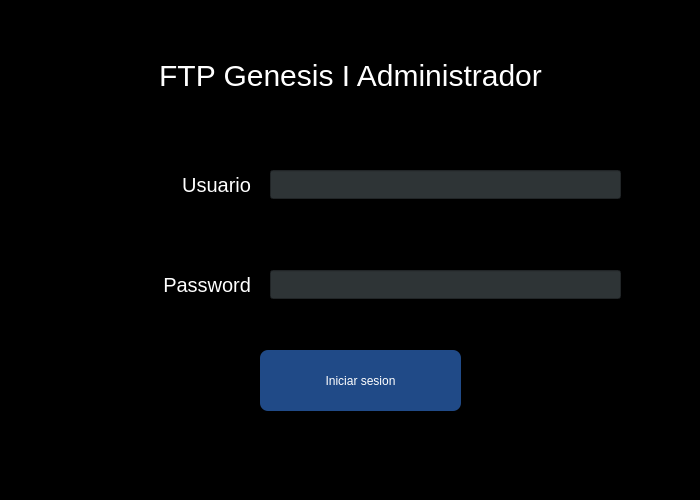
<?xml version="1.0" encoding="UTF-8"?>
<ui version="4.0">
 <class>MainWindow</class>
 <widget class="QMainWindow" name="MainWindow">
  <property name="geometry">
   <rect>
    <x>0</x>
    <y>0</y>
    <width>700</width>
    <height>500</height>
   </rect>
  </property>
  <property name="windowTitle">
   <string>MainWindow</string>
  </property>
  <property name="styleSheet">
   <string notr="true">background-color: qlineargradient(spread:pad, x1:1, y1:1, x2:1, y2:1, stop:0 rgba(0, 0, 0, 255), stop:1 rgba(255, 255, 255, 255));
color: white;</string>
  </property>
  <widget class="QWidget" name="centralwidget">
   <widget class="QPushButton" name="loginBtn">
    <property name="geometry">
     <rect>
      <x>260</x>
      <y>350</y>
      <width>201</width>
      <height>61</height>
     </rect>
    </property>
    <property name="styleSheet">
     <string notr="true">font: 11pt &quot;Ubuntu&quot;;
background-color: rgb(32, 74, 135);
border-radius: 8px;</string>
    </property>
    <property name="text">
     <string>Iniciar sesion</string>
    </property>
   </widget>
   <widget class="QLabel" name="titulo">
    <property name="geometry">
     <rect>
      <x>10</x>
      <y>40</y>
      <width>681</width>
      <height>71</height>
     </rect>
    </property>
    <property name="styleSheet">
     <string notr="true">font: 11pt &quot;Yrsa&quot;;
font-size: 30px;</string>
    </property>
    <property name="text">
     <string>&lt;html&gt;&lt;head/&gt;&lt;body&gt;&lt;p align=&quot;center&quot;&gt;FTP Genesis I Administrador&lt;/p&gt;&lt;/body&gt;&lt;/html&gt;</string>
    </property>
   </widget>
   <widget class="QLabel" name="titulo_2">
    <property name="geometry">
     <rect>
      <x>30</x>
      <y>150</y>
      <width>221</width>
      <height>71</height>
     </rect>
    </property>
    <property name="styleSheet">
     <string notr="true">font-size: 20px;</string>
    </property>
    <property name="text">
     <string>&lt;html&gt;&lt;head/&gt;&lt;body&gt;&lt;p align=&quot;right&quot;&gt;Usuario&lt;/p&gt;&lt;/body&gt;&lt;/html&gt;</string>
    </property>
   </widget>
   <widget class="QLabel" name="titulo_3">
    <property name="geometry">
     <rect>
      <x>30</x>
      <y>250</y>
      <width>221</width>
      <height>71</height>
     </rect>
    </property>
    <property name="styleSheet">
     <string notr="true">font-size: 20px;</string>
    </property>
    <property name="text">
     <string>&lt;html&gt;&lt;head/&gt;&lt;body&gt;&lt;p align=&quot;right&quot;&gt;Password&lt;/p&gt;&lt;/body&gt;&lt;/html&gt;</string>
    </property>
   </widget>
   <widget class="QLineEdit" name="user">
    <property name="geometry">
     <rect>
      <x>270</x>
      <y>170</y>
      <width>351</width>
      <height>29</height>
     </rect>
    </property>
    <property name="styleSheet">
     <string notr="true">background-color: rgb(46, 52, 54);</string>
    </property>
   </widget>
   <widget class="QLineEdit" name="pswd">
    <property name="geometry">
     <rect>
      <x>270</x>
      <y>270</y>
      <width>351</width>
      <height>29</height>
     </rect>
    </property>
    <property name="styleSheet">
     <string notr="true">background-color: rgb(46, 52, 54);</string>
    </property>
    <property name="echoMode">
     <enum>QLineEdit::Password</enum>
    </property>
   </widget>
   <widget class="QLabel" name="label">
    <property name="geometry">
     <rect>
      <x>270</x>
      <y>310</y>
      <width>341</width>
      <height>21</height>
     </rect>
    </property>
    <property name="styleSheet">
     <string notr="true">color: red;</string>
    </property>
    <property name="text">
     <string/>
    </property>
   </widget>
  </widget>
  <widget class="QMenuBar" name="menubar">
   <property name="geometry">
    <rect>
     <x>0</x>
     <y>0</y>
     <width>700</width>
     <height>26</height>
    </rect>
   </property>
  </widget>
  <widget class="QStatusBar" name="statusbar"/>
 </widget>
 <resources/>
 <connections/>
</ui>
